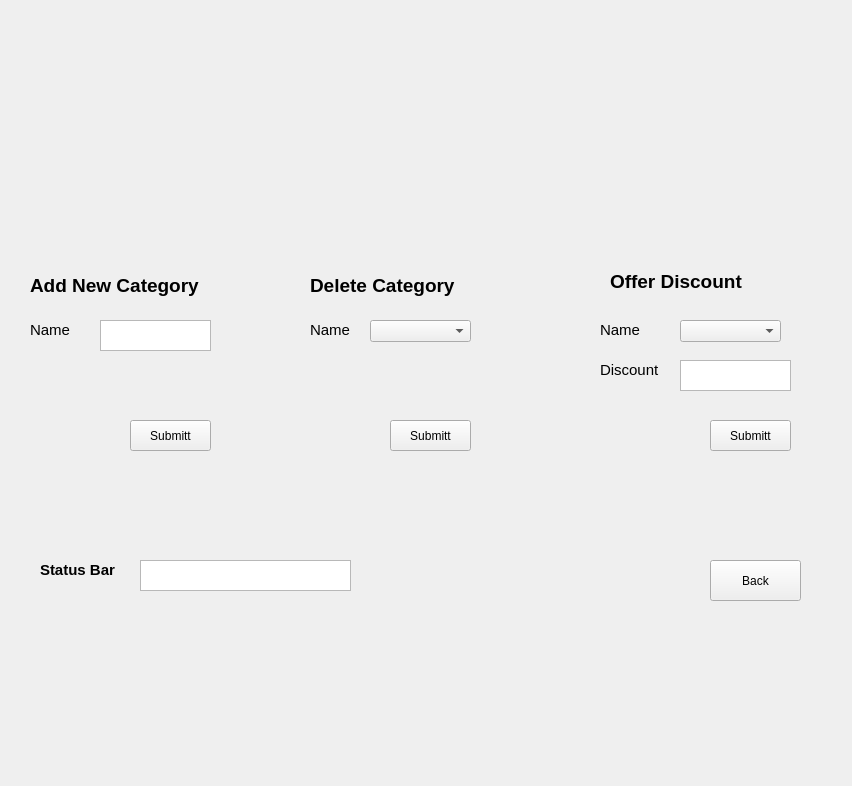
<?xml version="1.0" encoding="UTF-8"?>
<ui version="4.0">
 <class>ModifyCategory</class>
 <widget class="QWidget" name="ModifyCategory">
  <property name="geometry">
   <rect>
    <x>0</x>
    <y>0</y>
    <width>852</width>
    <height>786</height>
   </rect>
  </property>
  <property name="windowTitle">
   <string>ModifyCategory</string>
  </property>
  <widget class="QPushButton" name="SubmittDeleteCAtegor">
   <property name="geometry">
    <rect>
     <x>390</x>
     <y>420</y>
     <width>81</width>
     <height>31</height>
    </rect>
   </property>
   <property name="text">
    <string>Submitt</string>
   </property>
  </widget>
  <widget class="QComboBox" name="OfferDiscountName">
   <property name="geometry">
    <rect>
     <x>680</x>
     <y>320</y>
     <width>101</width>
     <height>22</height>
    </rect>
   </property>
  </widget>
  <widget class="QLabel" name="label_7">
   <property name="geometry">
    <rect>
     <x>600</x>
     <y>360</y>
     <width>61</width>
     <height>21</height>
    </rect>
   </property>
   <property name="text">
    <string>&lt;html&gt;&lt;head/&gt;&lt;body&gt;&lt;p&gt;&lt;span style=&quot; font-size:11pt;&quot;&gt;Discount&lt;/span&gt;&lt;/p&gt;&lt;/body&gt;&lt;/html&gt;</string>
   </property>
  </widget>
  <widget class="QTextEdit" name="AddNewCategoryName">
   <property name="geometry">
    <rect>
     <x>100</x>
     <y>320</y>
     <width>111</width>
     <height>31</height>
    </rect>
   </property>
  </widget>
  <widget class="QLabel" name="label_3">
   <property name="geometry">
    <rect>
     <x>310</x>
     <y>270</y>
     <width>171</width>
     <height>31</height>
    </rect>
   </property>
   <property name="text">
    <string>&lt;html&gt;&lt;head/&gt;&lt;body&gt;&lt;p&gt;&lt;span style=&quot; font-size:14pt; font-weight:600;&quot;&gt;Delete Category&lt;/span&gt;&lt;/p&gt;&lt;/body&gt;&lt;/html&gt;</string>
   </property>
  </widget>
  <widget class="QLabel" name="label_4">
   <property name="geometry">
    <rect>
     <x>310</x>
     <y>320</y>
     <width>47</width>
     <height>21</height>
    </rect>
   </property>
   <property name="text">
    <string>&lt;html&gt;&lt;head/&gt;&lt;body&gt;&lt;p&gt;&lt;span style=&quot; font-size:11pt;&quot;&gt;Name&lt;/span&gt;&lt;/p&gt;&lt;/body&gt;&lt;/html&gt;</string>
   </property>
  </widget>
  <widget class="QPushButton" name="submittOfferDiscount">
   <property name="geometry">
    <rect>
     <x>710</x>
     <y>420</y>
     <width>81</width>
     <height>31</height>
    </rect>
   </property>
   <property name="text">
    <string>Submitt</string>
   </property>
  </widget>
  <widget class="QLabel" name="label_2">
   <property name="geometry">
    <rect>
     <x>30</x>
     <y>320</y>
     <width>47</width>
     <height>21</height>
    </rect>
   </property>
   <property name="text">
    <string>&lt;html&gt;&lt;head/&gt;&lt;body&gt;&lt;p&gt;&lt;span style=&quot; font-size:11pt;&quot;&gt;Name&lt;/span&gt;&lt;/p&gt;&lt;/body&gt;&lt;/html&gt;</string>
   </property>
  </widget>
  <widget class="QLabel" name="label">
   <property name="geometry">
    <rect>
     <x>30</x>
     <y>270</y>
     <width>181</width>
     <height>31</height>
    </rect>
   </property>
   <property name="text">
    <string>&lt;html&gt;&lt;head/&gt;&lt;body&gt;&lt;p&gt;&lt;span style=&quot; font-size:14pt; font-weight:600;&quot;&gt;Add New Category&lt;/span&gt;&lt;/p&gt;&lt;/body&gt;&lt;/html&gt;</string>
   </property>
  </widget>
  <widget class="QLabel" name="label_6">
   <property name="geometry">
    <rect>
     <x>600</x>
     <y>320</y>
     <width>47</width>
     <height>21</height>
    </rect>
   </property>
   <property name="text">
    <string>&lt;html&gt;&lt;head/&gt;&lt;body&gt;&lt;p&gt;&lt;span style=&quot; font-size:11pt;&quot;&gt;Name&lt;/span&gt;&lt;/p&gt;&lt;/body&gt;&lt;/html&gt;</string>
   </property>
  </widget>
  <widget class="QComboBox" name="DeleteCategoryName">
   <property name="geometry">
    <rect>
     <x>370</x>
     <y>320</y>
     <width>101</width>
     <height>22</height>
    </rect>
   </property>
  </widget>
  <widget class="QTextEdit" name="OfferDiscountBox">
   <property name="geometry">
    <rect>
     <x>680</x>
     <y>360</y>
     <width>111</width>
     <height>31</height>
    </rect>
   </property>
  </widget>
  <widget class="QLabel" name="label_5">
   <property name="geometry">
    <rect>
     <x>610</x>
     <y>270</y>
     <width>151</width>
     <height>21</height>
    </rect>
   </property>
   <property name="text">
    <string>&lt;html&gt;&lt;head/&gt;&lt;body&gt;&lt;p&gt;&lt;span style=&quot; font-size:14pt; font-weight:600;&quot;&gt;Offer Discount&lt;/span&gt;&lt;/p&gt;&lt;/body&gt;&lt;/html&gt;</string>
   </property>
  </widget>
  <widget class="QPushButton" name="submitAddNewCategory">
   <property name="geometry">
    <rect>
     <x>130</x>
     <y>420</y>
     <width>81</width>
     <height>31</height>
    </rect>
   </property>
   <property name="text">
    <string>Submitt</string>
   </property>
  </widget>
  <widget class="QPushButton" name="Backbuttom">
   <property name="geometry">
    <rect>
     <x>710</x>
     <y>560</y>
     <width>91</width>
     <height>41</height>
    </rect>
   </property>
   <property name="text">
    <string>Back</string>
   </property>
  </widget>
  <widget class="QLabel" name="label_8">
   <property name="geometry">
    <rect>
     <x>40</x>
     <y>560</y>
     <width>101</width>
     <height>21</height>
    </rect>
   </property>
   <property name="text">
    <string>&lt;html&gt;&lt;head/&gt;&lt;body&gt;&lt;p&gt;&lt;span style=&quot; font-size:11pt; font-weight:600;&quot;&gt;Status Bar&lt;/span&gt;&lt;/p&gt;&lt;/body&gt;&lt;/html&gt;</string>
   </property>
  </widget>
  <widget class="QTextEdit" name="StatusBar">
   <property name="geometry">
    <rect>
     <x>140</x>
     <y>560</y>
     <width>211</width>
     <height>31</height>
    </rect>
   </property>
  </widget>
 </widget>
 <layoutdefault spacing="6" margin="11"/>
 <resources/>
 <connections>
  <connection>
   <sender>Backbuttom</sender>
   <signal>clicked()</signal>
   <receiver>ModifyCategory</receiver>
   <slot>Backbutton()</slot>
   <hints>
    <hint type="sourcelabel">
     <x>755</x>
     <y>580</y>
    </hint>
    <hint type="destinationlabel">
     <x>425</x>
     <y>392</y>
    </hint>
   </hints>
  </connection>
  <connection>
   <sender>submitAddNewCategory</sender>
   <signal>clicked()</signal>
   <receiver>ModifyCategory</receiver>
   <slot>AddCategory()</slot>
   <hints>
    <hint type="sourcelabel">
     <x>170</x>
     <y>435</y>
    </hint>
    <hint type="destinationlabel">
     <x>425</x>
     <y>392</y>
    </hint>
   </hints>
  </connection>
  <connection>
   <sender>SubmittDeleteCAtegor</sender>
   <signal>clicked()</signal>
   <receiver>ModifyCategory</receiver>
   <slot>DeleteCategory()</slot>
   <hints>
    <hint type="sourcelabel">
     <x>430</x>
     <y>435</y>
    </hint>
    <hint type="destinationlabel">
     <x>425</x>
     <y>392</y>
    </hint>
   </hints>
  </connection>
  <connection>
   <sender>submittOfferDiscount</sender>
   <signal>clicked()</signal>
   <receiver>ModifyCategory</receiver>
   <slot>OfferCategoryDiscount()</slot>
   <hints>
    <hint type="sourcelabel">
     <x>750</x>
     <y>435</y>
    </hint>
    <hint type="destinationlabel">
     <x>425</x>
     <y>392</y>
    </hint>
   </hints>
  </connection>
 </connections>
 <slots>
  <slot>Backbutton()</slot>
  <slot>AddCategory()</slot>
  <slot>DeleteCategory()</slot>
  <slot>OfferCategoryDiscount()</slot>
 </slots>
</ui>
